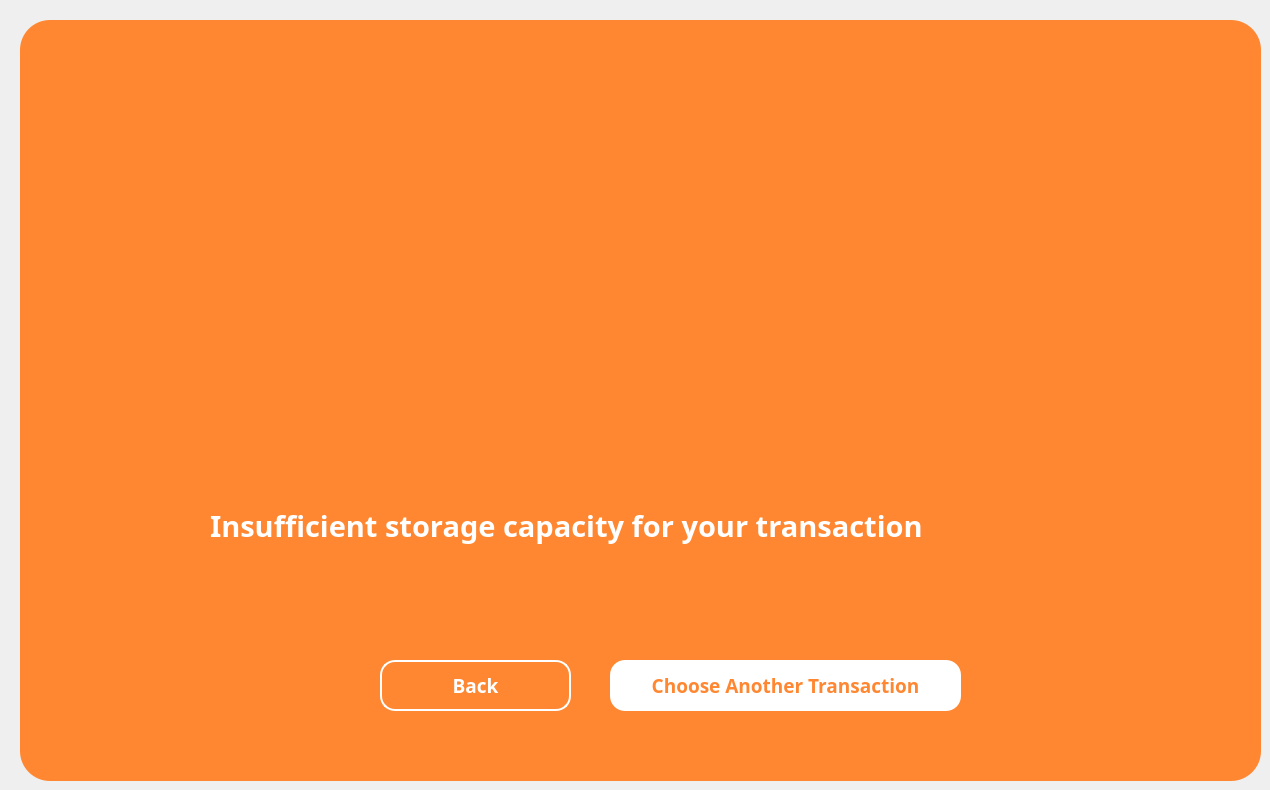
  <widget class="QWidget" name="insufficient">
   <widget class="QFrame" name="insufficient_1">
    <property name="enabled">
     <bool>true</bool>
    </property>
    <property name="geometry">
     <rect>
      <x>20</x>
      <y>20</y>
      <width>1241</width>
      <height>761</height>
     </rect>
    </property>
    <property name="font">
     <font>
      <pointsize>9</pointsize>
     </font>
    </property>
    <property name="styleSheet">
     <string notr="true">QFrame {
    background-color: #ff8731;
	border-radius: 30px;
}
</string>
    </property>
    <property name="frameShape">
     <enum>QFrame::NoFrame</enum>
    </property>
    <widget class="QLabel" name="main_logo_59">
     <property name="geometry">
      <rect>
       <x>460</x>
       <y>90</y>
       <width>400</width>
       <height>400</height>
      </rect>
     </property>
     <property name="text">
      <string/>
     </property>
     <property name="pixmap">
      <pixmap>../Documents/dondon my documents/Research/Coinnect UI/2 Icons/Insufficient.png</pixmap>
     </property>
     <property name="scaledContents">
      <bool>true</bool>
     </property>
    </widget>
    <widget class="QLabel" name="label_186">
     <property name="geometry">
      <rect>
       <x>190</x>
       <y>480</y>
       <width>881</width>
       <height>51</height>
      </rect>
     </property>
     <property name="font">
      <font>
       <family>Montserrat</family>
       <pointsize>22</pointsize>
       <weight>75</weight>
       <bold>true</bold>
      </font>
     </property>
     <property name="styleSheet">
      <string notr="true">QLabel {
    color: white;
}
</string>
     </property>
     <property name="text">
      <string>Insufficient storage capacity for your transaction</string>
     </property>
    </widget>
    <widget class="QToolButton" name="cb_confirm_proceed_2">
     <property name="geometry">
      <rect>
       <x>590</x>
       <y>640</y>
       <width>351</width>
       <height>51</height>
      </rect>
     </property>
     <property name="font">
      <font>
       <family>Montserrat</family>
       <pointsize>14</pointsize>
       <weight>75</weight>
       <bold>true</bold>
      </font>
     </property>
     <property name="cursor">
      <cursorShape>PointingHandCursor</cursorShape>
     </property>
     <property name="styleSheet">
      <string notr="true">QToolButton {
    background-color: white;
    color: #ff8731;
    border: none;
    border-radius: 15px;
    text-align: center;
}

QToolButton:hover {
    background-color: #FFC499;  /* light gray */
	border: 2px solid #FFC499;
}

QToolButton:pressed {
    background-color: #F56600;
	color: white;
    padding-top: 10px;  /* simulate press-in */
    padding-bottom: 15px;
 
}

</string>
     </property>
     <property name="text">
      <string>Choose Another Transaction</string>
     </property>
     <property name="iconSize">
      <size>
       <width>200</width>
       <height>200</height>
      </size>
     </property>
     <property name="checkable">
      <bool>false</bool>
     </property>
     <property name="popupMode">
      <enum>QToolButton::DelayedPopup</enum>
     </property>
     <property name="toolButtonStyle">
      <enum>Qt::ToolButtonIconOnly</enum>
     </property>
    </widget>
    <widget class="QToolButton" name="cb_confirm_backBtn_2">
     <property name="geometry">
      <rect>
       <x>360</x>
       <y>640</y>
       <width>191</width>
       <height>51</height>
      </rect>
     </property>
     <property name="font">
      <font>
       <family>Montserrat</family>
       <pointsize>14</pointsize>
       <weight>75</weight>
       <bold>true</bold>
      </font>
     </property>
     <property name="cursor">
      <cursorShape>PointingHandCursor</cursorShape>
     </property>
     <property name="styleSheet">
      <string notr="true">QToolButton {
    background-color: transparent;
    color: white;
    border: 2px solid white;
    border-radius: 15px;

    text-align: center;
}


QToolButton:hover {
    background-color: #FFC499;  /* light gray */
	border: 2px solid #FFC499;
}

QToolButton:pressed {
    background-color: #F56600;
	color: white;
    padding-top: 10px;  /* simulate press-in */
    padding-bottom: 15px;
 
}</string>
     </property>
     <property name="text">
      <string>Back</string>
     </property>
     <property name="iconSize">
      <size>
       <width>200</width>
       <height>200</height>
      </size>
     </property>
     <property name="checkable">
      <bool>false</bool>
     </property>
     <property name="popupMode">
      <enum>QToolButton::DelayedPopup</enum>
     </property>
     <property name="toolButtonStyle">
      <enum>Qt::ToolButtonIconOnly</enum>
     </property>
    </widget>
   </widget>
  </widget>
